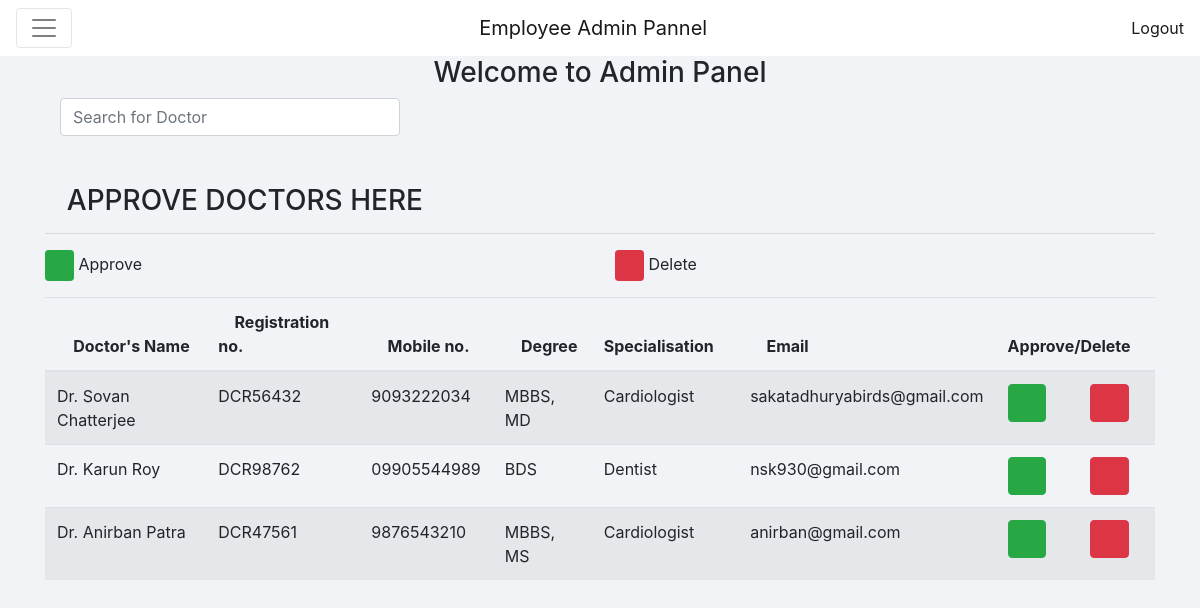
Page /masteradmin/index.php?doctor=doctor (signed in) on the committed database.
### tables this page shows
CREATE TABLE `doctor` (
  `id` int(11) NOT NULL,
  `name` text NOT NULL,
  `degree` text NOT NULL,
  `specialization` text NOT NULL,
  `regno` text NOT NULL,
  `mobile` text NOT NULL,
  `token` text NOT NULL,
  `verified` text NOT NULL,
  `email` text NOT NULL,
  `password` text NOT NULL,
  `image` text NOT NULL,
  `status` int(1) NOT NULL
);

### masteradmin/sidebar/doctor.php (the view, shortened to what this page needs)
<div class="row">
              <div class="container-fluid">
                  <div class="content-panel">
                <div class="col-sm-4">
                  <input class="form-control" type="text" placeholder="Search for Doctor" id="myInput" onkeyup="myFunction()" title="Type in a name">
                <br>
                  </div>
                      <table class="table table-striped table-advance table-hover" id="myTable">
                              <br><h3><i class="fa fa-angle-right"></i>APPROVE DOCTORS HERE</h3>
                              <hr>
                              <div class="row">
<p class="col"><button class="btn btn-success btn-sm ml-2 ml-sm-0"><i class="fa fa-check-circle"></i></button> Approve</p>
<p class="col"><button class="btn btn-danger btn-sm ml-1 ml-sm-0"><i class="fas fa-trash"></i></button> Delete</p>
</div>
                          <thead>
                          <tr>
                                  <th><i class="fa fa-question-circle"></i> Doctor's Name</th>
								  <th><i class="fa fa-question-circle"></i> Registration no.</th>
								  <th><i class="fas fa-user-circle"></i> Mobile no.</th>
								  <th><i class="far fa-sticky-note"></i> Degree</th>
								  <th><i class="fas fa-image"></i> Specialisation</th>
								  <th><i class="fas fa-image"></i> Email</th>
                                  <th><i class=" fa fa-edit"></i> Approve/Delete</th>
                          </tr>
                          </thead>
                          <tbody>
<?php
$sql = "select * from doctor where status=0";
$result = $conn->query($sql);
      while(    $row = $result->fetch_assoc())
      {
          $id=$row['id'];
          $name=$row['name'];
          $mobile=$row['mobile'];
          $regno=$row['regno'];
          $degree=$row['degree'];
          $specialization=$row['specialization'];
          $email=$row['email'];
?>
 <tr>
    <td><?php echo $name;?></td>
    <td><?php echo $regno;?></td>
    <td><?php echo $mobile;?></td>
    <td><?php echo $degree;?></td>
    <td><?php echo $specialization;?></td>
    <td><?php echo $email;?></td>
    <td>
        <div class="row">
        <div class="col-6">
        <a href="approvedoctor.php?approve=<?php echo $id;?>"> <button class="btn btn-success btn-md"><i class="far fa-check-circle"></i></button></a>
        </div>
      <div class="col-6">
        <button class="btn btn-danger btn-xs" data-toggle="modal" data-target="#exampleModal<?php echo $id;?>"><i class="fas fa-trash"></i></button>
         </div>
      </div>
   </td>
</tr>
<?php
      }
  ?>
</tbody>
                      </table>
                  </div>
              </div>
          </div>

### masteradmin/css/shop-homepage.css (style rules this page uses)
body { padding-top: 56px; background-color: #F1F3F6; }

### masteradmin/css/menu.css (style rules this page uses)
html, body { overflow-x: hidden; }

### rows in the picture
doctor: name "Dr. Sovan Chatterjee", regno "DCR56432", mobile "9093222034", degree "MBBS, MD", specialization "Cardiologist", email "sakatadhuryabirds@gmail.com"
doctor: name "Dr. Karun Roy", regno "DCR98762", mobile "09905544989", degree "BDS", specialization "Dentist", email "nsk930@gmail.com"
doctor: name "Dr. Anirban Patra", regno "DCR47561", mobile "9876543210", degree "MBBS, MS", specialization "Cardiologist", email "anirban@gmail.com"
